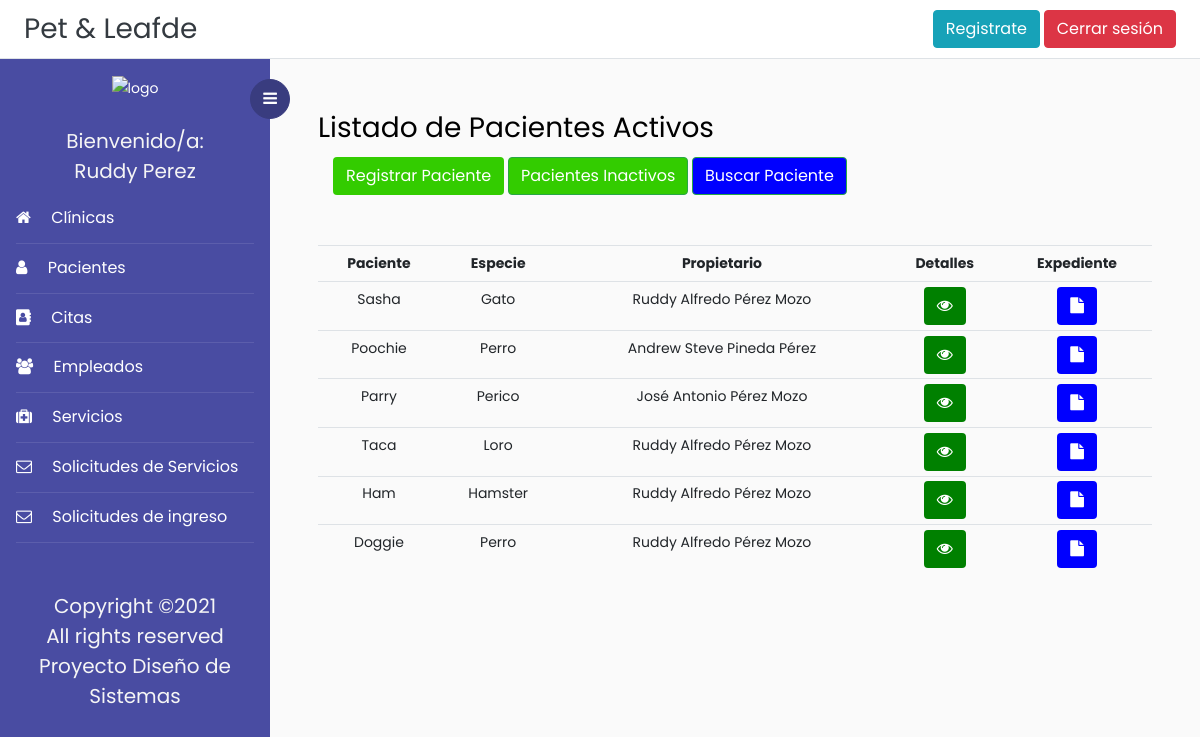
The page /listadoPacientes/ (signed in) on the database its author committed.
### Veterinaria/models.py (models this page shows, shortened)
class Paciente(models.Model):
    id = models.AutoField(primary_key=True)
    foto = models.ImageField(upload_to='fotos', null = True)
    nombrePac = models.CharField(max_length=50,help_text="", validators=[solo_Letras])
    SEXO = (('m','Macho'),('h', 'Hembra'))# Estructura para la selección del sexo del paciente
    sexo = models.CharField(max_length=10, choices=SEXO, blank=True, help_text='')
    especie = models.CharField(max_length=50, help_text="", validators=[solo_Letras])
    raza = models.CharField(max_length=50,help_text="", validators=[solo_Letras])
    color = models.CharField(max_length=50,help_text="", validators=[solo_Letras])
    fechaNacimPac = models.DateField(null=False, blank=True, validators=[validar_Fecha])
    observaciones = models.CharField(max_length=500, null = True, blank=True)
    fechaInscrip = models.DateField(auto_now_add = True)# fecha de inscripcion del paciente
    personaInscrip = models.CharField(max_length=70,help_text="", validators=[solo_Letras])
    activo = models.BooleanField(blank=True,  default=1)
    propietario = models.ForeignKey('Propietario', on_delete = models.SET_NULL, null=True)

class Propietario(models.Model):
    dui = models.CharField(max_length=10, help_text="########-#", primary_key=True,validators=[formato_Dui])
    nombre = models.CharField(max_length=100, validators=[solo_Letras])
    apellido = models.CharField(max_length=100, validators=[solo_Letras])
    fechaNacim = models.DateField(validators=[validar_Fecha])
    edad = models.IntegerField(help_text="Se calculará automaticamente",validators=[solo_Numeros])
    direccion = models.CharField(max_length=100,help_text="Calle, Colonia, Cantón ...")
    departamento = models.ForeignKey('Departamento', on_delete = models.SET_NULL, null=True)
    municipio = models.ForeignKey('Municipio', on_delete = models.SET_NULL, null=True)
    correo = models.CharField(max_length=50,help_text="")
    telefono = models.CharField(max_length=9,help_text="####-####",validators=[formato_Telefono])

### Veterinaria/views.py (the view)
# urls.py: path('listadoPacientes/', login_required(ListadoPacientes.as_view()), name='listado_pacientes'),
class ListadoPacientes(ListView):
    model = Paciente
    template_name = 'Plantillas/listadoPacientes.html'
    context_object_name = 'pacientes'

### Veterinaria/templates/Plantillas/listadoPacientes.html (shortened to what this page needs)
{% extends 'base.html' %}
{% block content %}
<h3>Listado de Pacientes Activos</h3>
<div class="container">
	<div>
		<button onclick="return abrir_modal('{% url 'tipo_registro'%}')"  style="color:white; background-color:#33CC00" class="btn btn-successtn">Registrar Paciente</button>
		<a href="{% url 'pacientes_inactivos' %}" class="btn btn-success" style="color:white; background-color:#33CC00">
  		Pacientes Inactivos</a>
		<a href="{% url 'buscar_paciente' %}" class="btn btn-success" style="color:white; background-color:blue">
  		 Buscar Paciente</a>
	</div>
</div>
<br>
<br>
	<table  class="table table-sm">
		<tr style="text-align: center">
			<th style="text-align: center">Paciente</th>
			<th style="text-align: center">Especie</th>
			<th style="text-align: center">Propietario</th>
			<th style="text-align: center">Detalles</th>
			<th style="text-align: center">Expediente</th>
		</tr>
		{% for p in pacientes %}
			{% if p.activo == 1 %}
			<tr>
				<td style="text-align: center">
					<div>{{p.nombrePac}}</div>
				</td>
				<td style="text-align: center">
					{{p.especie}}
				</td>
				<td style="text-align: center">
					{{p.propietario.nombre}}
					{{p.propietario.apellido}}
				</td>
				<td style="text-align:center;">
					<a href="{% url 'detalle_paciente' p.pk %}" class="btn"  style="color:white; background-color:green"><i class="fa fa-eye" aria-hidden="true"></i></a>
				</td>
				<td style="text-align:center;">
					<a href="{% url 'expediente' p.pk %}" class="btn"  style="color:white; background-color:blue"><i class="fa fa-file" aria-hidden="true"></i></a>
				</td>
			</tr>
			{% endif %}
		{% endfor %}
	</table>
{% endblock content%}

### Veterinaria/templates/base.html (shortened to what this page needs)
<!doctype html>
<html lang="en">
  <head>
	<link rel="stylesheet" href="https://cdnjs.cloudflare.com/ajax/libs/select2/4.0.13/css/select2.min.css" />
    <link rel="stylesheet" href="https://cdn.jsdelivr.net/bxslider/4.2.12/jquery.bxslider.css">
	<link rel="stylesheet" href="https://stackpath.bootstrapcdn.com/font-awesome/4.7.0/css/font-awesome.min.css">
    {% load static %}
	<link rel="stylesheet" href="{% static 'css/style.css' %}">
    <link href='https://api.mapbox.com/mapbox-gl-js/v2.3.1/mapbox-gl.css' rel='stylesheet' />
  </head>
  <body>
		{% block navbar %}
	  <div class="d-flex flex-column flex-md-row align-items-center p-2 px-md-4 bg-white border-bottom box-shadow">
      <h3 class="my-0 mr-md-auto font-weight-normal" ><a class="text-dark" href="{% url 'index' %}">Pet & Leafde</a></h3>
	  <a class="btn btn-info" href="{% url 'registro'%}">Registrate</a>&nbsp;
	  {% if request.user.is_authenticated %}
      <a class="btn btn-danger" href="{% url 'logout' %}">Cerrar sesión</a>
	  {% else %}
	  <a class="btn btn-success" href="{% url 'login' %}">Iniciar sesión</a>
	  {% endif %}
    </div>
		<div class="wrapper d-flex align-items-stretch">
			<nav id="sidebar">
				<div class="custom-menu">
					<button type="button" id="sidebarCollapse" class="btn btn-primary">
	          <i class="fa fa-bars"></i>
	        </button>
        </div>
				<div class="p-3">
        <div class="contenedor_logo" align="center">
            <img  class="logo"  src="{% static 'images/logo.png'%}" alt="logo">
        </div>&nbsp;
			{% if request.user.is_authenticated %}
			<h5 style="color:whitesmoke;" class="my-0 mr-md-auto font-weight-normal" align ="center">Bienvenido/a:</h5>
			<h5 style="color:whitesmoke;" align ='center'>{{user.first_name}} {{user.last_name}}</h5>
	        <ul class="list-unstyled components mb-5">
	          <li class="active">
	            <a href="{% url 'listar_clinica' %}"><span class="fa fa-home mr-3"></span> Clínicas</a>
	          </li>
	          <li class="active">
	            <a href="{% url 'listado_pacientes' %}"><span class="fa fa-user mr-3"></span> Pacientes</a>
	          </li>
	          <li class="active">
              <a href="{% url 'listado_citas' %}"><span class="fa fa-address-book mr-3"></span> Citas</a>
	          </li>
	          <li class="active">
              	<a href="{% url 'listado_empleados' %}"><span class="fa fa-users mr-3"></span> Empleados</a>
	          </li>
			  <li class="active">
              	<a href="{% url 'listado_servicios' %}"><span class="fa fa-medkit mr-3"></span> Servicios</a>
	          </li>
			  <li class="active">
              	<a href="{% url 'listado_solicitud_servicio' %}"><span class="fa fa-envelope-o mr-3"></span> Solicitudes de Servicios</a>
	          </li>
			  <li class="active">
				<a href="{% url 'listado_solicitudes' %}"><span class="fa fa-envelope-o mr-3"></span> Solicitudes de ingreso</a>
			</li>
			</ul>
			{% endif %}
	        <div class="footer">
	        	<h5 align="center" style="color:whitesmoke;">
						  Copyright &copy;<script>document.write(new Date().getFullYear());</script><br>
						  All rights reserved <br> Proyecto Diseño de Sistemas
	        </div>
	      </div>
    	</nav>
        {% endblock navbar%}
      <div id="content" class="p-4 p-md-5 pt-5">
	  {% block content %}{% endblock content%}
  </body>
</html>

### rows shown on the page
Paciente: nombrePac "Sasha", especie "Gato", propietario.nombre "Ruddy Alfredo", propietario.apellido "Pérez Mozo"
Paciente: nombrePac "Poochie", especie "Perro", propietario.nombre "Andrew Steve", propietario.apellido "Pineda Pérez"
Paciente: nombrePac "Parry", especie "Perico", propietario.nombre "José Antonio", propietario.apellido "Pérez Mozo"
Paciente: nombrePac "Taca", especie "Loro", propietario.nombre "Ruddy Alfredo", propietario.apellido "Pérez Mozo"
Paciente: nombrePac "Ham", especie "Hamster", propietario.nombre "Ruddy Alfredo", propietario.apellido "Pérez Mozo"
Paciente: nombrePac "Doggie", especie "Perro", propietario.nombre "Ruddy Alfredo", propietario.apellido "Pérez Mozo"

### other values the page prints
{{ user.first_name }} "Ruddy"
{{ user.last_name }} "Perez"
